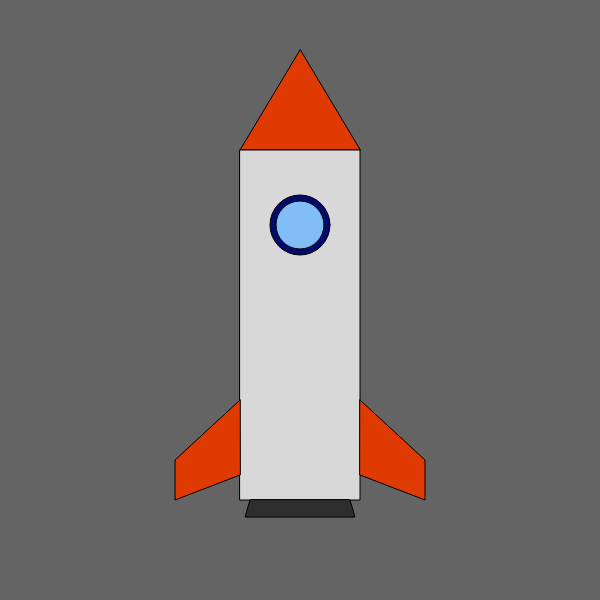
Frame 1 (no input)
Frame 60 (no input): blank canvas, image omitted
Frame 120 (the mouse pressed at the canvas centre since frame 60): blank canvas, image omitted

The p5.js sketch that drew this single still picture (run headless with seeded random() and noise() and a simulated clock; from frame 60 on, the mouse is pressed at the canvas centre):

// p5.js sketch
// ── sketch.js
// give movableShape a nice, descriptive name to work with here
// (i.e., replace the variable name myShape with something more descriptive (e.g., myCar, myRocket).)
var movableRocket = movableShape;

// Redefine drawShape() by putting your moving shape in here
// (Basically, you can copy and paste your code from last time, although you may wish to refactor it so that it's more readable.)
// That said, you may wish to try putting your unrefactored, raw drawing code from week 1 in here
movableRocket.drawShape = function () {
	// Rocket nose
  fill('#DF3A01');
  triangle(300, 50, 240, 150, 360, 150);

  // Rocket body
  fill('#D8D8D8');
  rect(240, 150, 120, 350);

  // Window
  fill('#030A6B');
  ellipse(300, 225, 60, 60);

  fill('#81BEF7');
  ellipse(300, 225, 48, 48);

  // Fins
  fill('#DF3A01');
  quad(240, 400, 175, 460, 175, 500, 240, 475);
  quad(360, 400, 425, 460, 425, 500, 360, 475);

  // Thruster
  fill('#2E2E2E');
  quad(250, 500, 245, 517, 355, 517, 350, 500);
};

setup = function() {
	createCanvas(600, 600);

	movableRocket.speed.y = -1;
};

draw = function() {
  background(100); // refresh the background
  movableRocket.display(); // display myShape
  movableRocket.update(); // and then update it
};

// ── movable-shape.js
var movableShape = {
	// x and y indicate the current position of the shape
  // x and y can be offset in setup() to move the shape wherever you'd like it to go
	x: 0,
	y: 0,
	// origin is used to store the original position of the shape
	origin: { x: 0, y: 0},
	// delta.x and delta.y indicate how much to move() the shape
	speed: { x: 0, y: 0 },

	/*
		Put your shape(s) in drawShape()
		You can simply override what is here in your sketch.js:
			myShape.drawShape = function () {
				// your code goes here
			};
		It is blank here so the code runs without any revision.
	*/
	drawShape: function () {},

	// A common pattern in Processing is to give each object its own display() and update() functions, each of which are called in draw().

	// The display function uses translate() to move the shape, en masse, to the current x and y.
	display: function () {
		push();
		translate(this.x - this.origin.x, this.y - this.origin.y); // this is where the magic happens
		this.drawShape(); // this is where your drawShape() gets called
		pop();
	},

	// update() groups together all the things that happen each time draw() is called
	// If you wanted to build some acceleration in here, you might add a line or two to modify the speed
	update: function () {
		this.speed.y *= 1.09;
		this.move();
	},

	// Applies speed.x and speed.y to the shape
	move: function () {
		this.x += this.speed.x;
		this.y += this.speed.y;
	}

};
